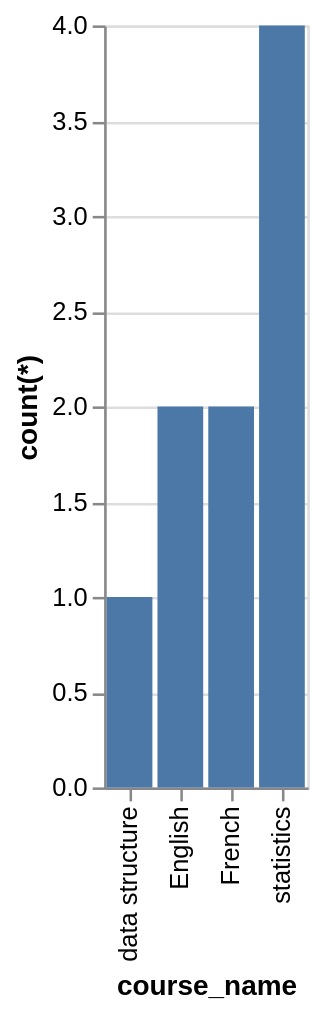

Describe this chart as a Vega-Lite specification.
### Vega-Lite specification from a JSON file in a GitHub repository (floating-point values rounded to 4 significant figures)
{"data": {"values": [{"x_data": "statistics", "y_data": 4}, {"x_data": "English", "y_data": 2}, {"x_data": "French", "y_data": 2}, {"x_data": "data structure", "y_data": 1}]}, "mark": "bar", "encoding": {"x": {"field": "x_data", "type": "nominal", "title": "course_name", "sort": {"op": "sum", "field": "y_data", "order": "ascending"}}, "y": {"field": "y_data", "type": "quantitative", "title": "count(*)"}}}
